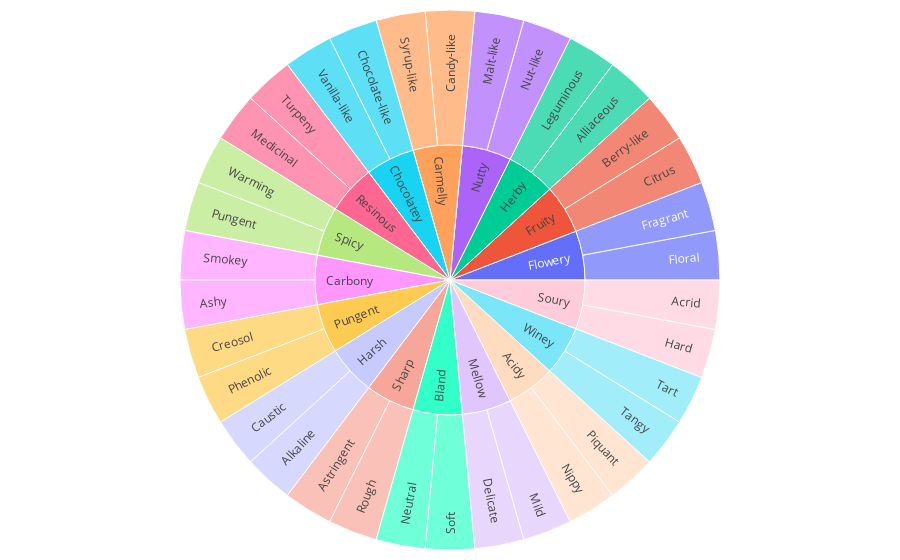

The cell this chart's notebook holds for it:
### Markdown cell above
<div id="sun">
    <h2>Interacting with Sunburst Charts</h2>
</div>

### Code cell
df2 = pd.read_csv(
    'https://raw.githubusercontent.com/plotly/datasets/718417069ead87650b90472464c7565dc8c2cb1c/coffee-flavors.csv')

df2 = df2.iloc[:51]

fig = go.Figure()

fig.add_trace(go.Sunburst(
    ids=df2.ids,
    labels=df2.labels,
    parents=df2.parents,
    insidetextorientation='radial'
))

fig.update_layout(
    margin = dict(t=10, l=10, r=10, b=10)
)

fig.show()

### Figure 1 — Plotly figure (JSON) as saved in the notebook; plotly's stock layout.template omitted (floating-point values rounded to 4 significant figures)
{"data": [{"ids": ["Enzymatic-Flowery", "Enzymatic-Fruity", "Enzymatic-Herby", "Sugar Browning-Nutty", "Sugar Browning-Carmelly", "Sugar Browning-Chocolatey", "Dry Distillation-Resinous", "Dry Distillation-Spicy", "Dry Distillation-Carbony", "Bitter-Pungent", "Bitter-Harsh", "Salt-Sharp", "Salt-Bland", "Sweet-Mellow", "Sweet-Acidy", "Sour-Winey", "Sour-Soury", "Flowery-Floral", "Flowery-Fragrant", "Fruity-Citrus", "Fruity-Berry-like", "Herby-Alliaceous", "Herby-Leguminous", "Nutty-Nut-like", "Nutty-Malt-like", "Carmelly-Candy-like", "Carmelly-Syrup-like", "Chocolatey-Chocolate-like", "Chocolatey-Vanilla-like", "Resinous-Turpeny", "Resinous-Medicinal", "Spicy-Warming", "Spicy-Pungent", "Carbony-Smokey", "Carbony-Ashy", "Pungent-Creosol", "Pungent-Phenolic", "Harsh-Caustic", "Harsh-Alkaline", "Sharp-Astringent", "Sharp-Rough", "Bland-Neutral", "Bland-Soft", "Mellow-Delicate", "Mellow-Mild", "Acidy-Nippy", "Acidy-Piquant", "Winey-Tangy", "Winey-Tart", "Soury-Hard", "Soury-Acrid"], "insidetextorientation": "radial", "labels": ["Flowery", "Fruity", "Herby", "Nutty", "Carmelly", "Chocolatey", "Resinous", "Spicy", "Carbony", "Pungent", "Harsh", "Sharp", "Bland", "Mellow", "Acidy", "Winey", "Soury", "Floral", "Fragrant", "Citrus", "Berry-like", "Alliaceous", "Leguminous", "Nut-like", "Malt-like", "Candy-like", "Syrup-like", "Chocolate-like", "Vanilla-like", "Turpeny", "Medicinal", "Warming", "Pungent", "Smokey", "Ashy", "Creosol", "Phenolic", "Caustic", "Alkaline", "Astringent", "Rough", "Neutral", "Soft", "Delicate", "Mild", "Nippy", "Piquant", "Tangy", "Tart", "Hard", "Acrid"], "parents": [null, null, null, null, null, null, null, null, null, null, null, null, null, null, null, null, null, "Enzymatic-Flowery", "Enzymatic-Flowery", "Enzymatic-Fruity", "Enzymatic-Fruity", "Enzymatic-Herby", "Enzymatic-Herby", "Sugar Browning-Nutty", "Sugar Browning-Nutty", "Sugar Browning-Carmelly", "Sugar Browning-Carmelly", "Sugar Browning-Chocolatey", "Sugar Browning-Chocolatey", "Dry Distillation-Resinous", "Dry Distillation-Resinous", "Dry Distillation-Spicy", "Dry Distillation-Spicy", "Dry Distillation-Carbony", "Dry Distillation-Carbony", "Bitter-Pungent", "Bitter-Pungent", "Bitter-Harsh", "Bitter-Harsh", "Salt-Sharp", "Salt-Sharp", "Salt-Bland", "Salt-Bland", "Sweet-Mellow", "Sweet-Mellow", "Sweet-Acidy", "Sweet-Acidy", "Sour-Winey", "Sour-Winey", "Sour-Soury", "Sour-Soury"], "type": "sunburst"}], "layout": {"margin": {"b": 10, "l": 10, "r": 10, "t": 10}}}
